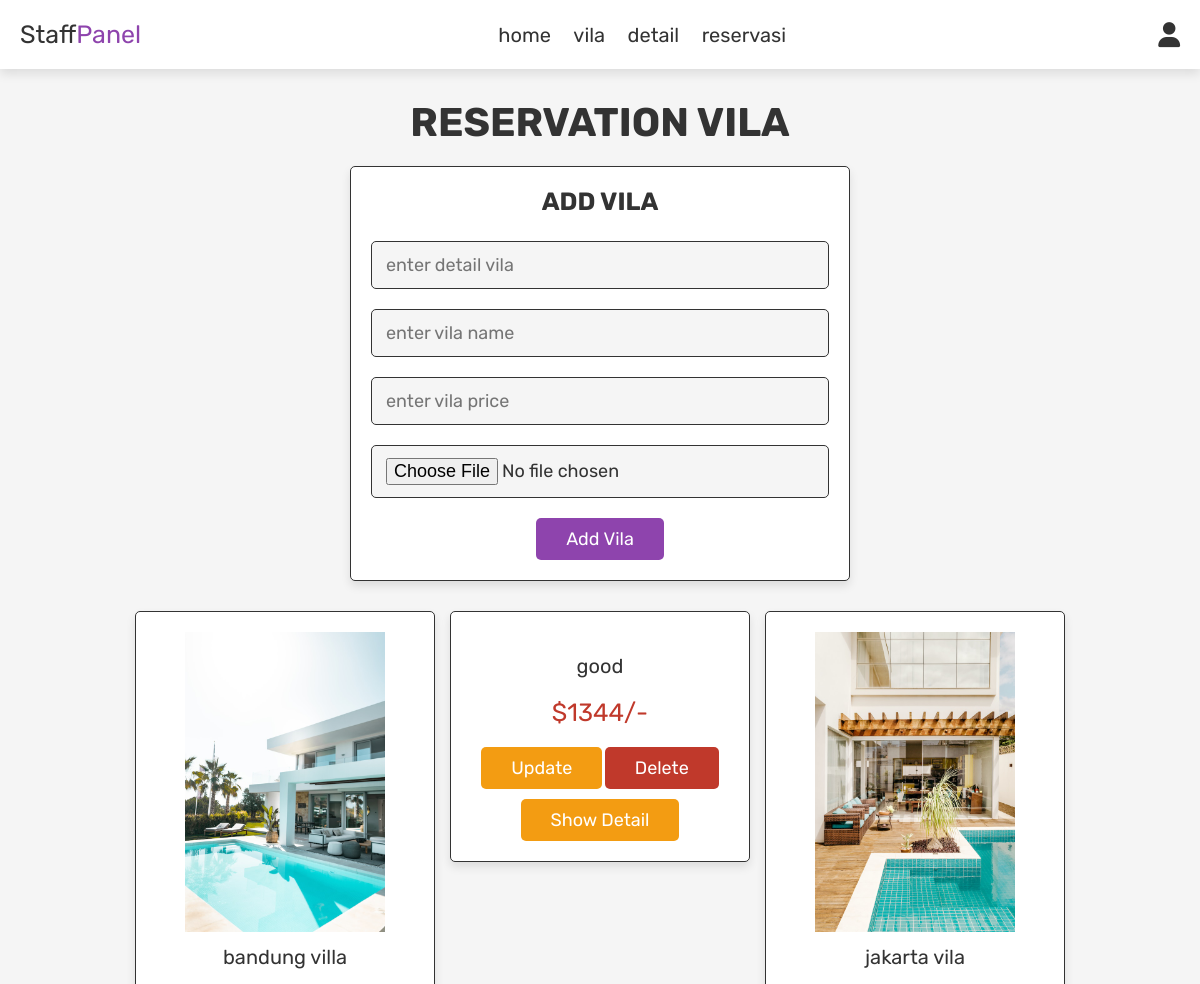
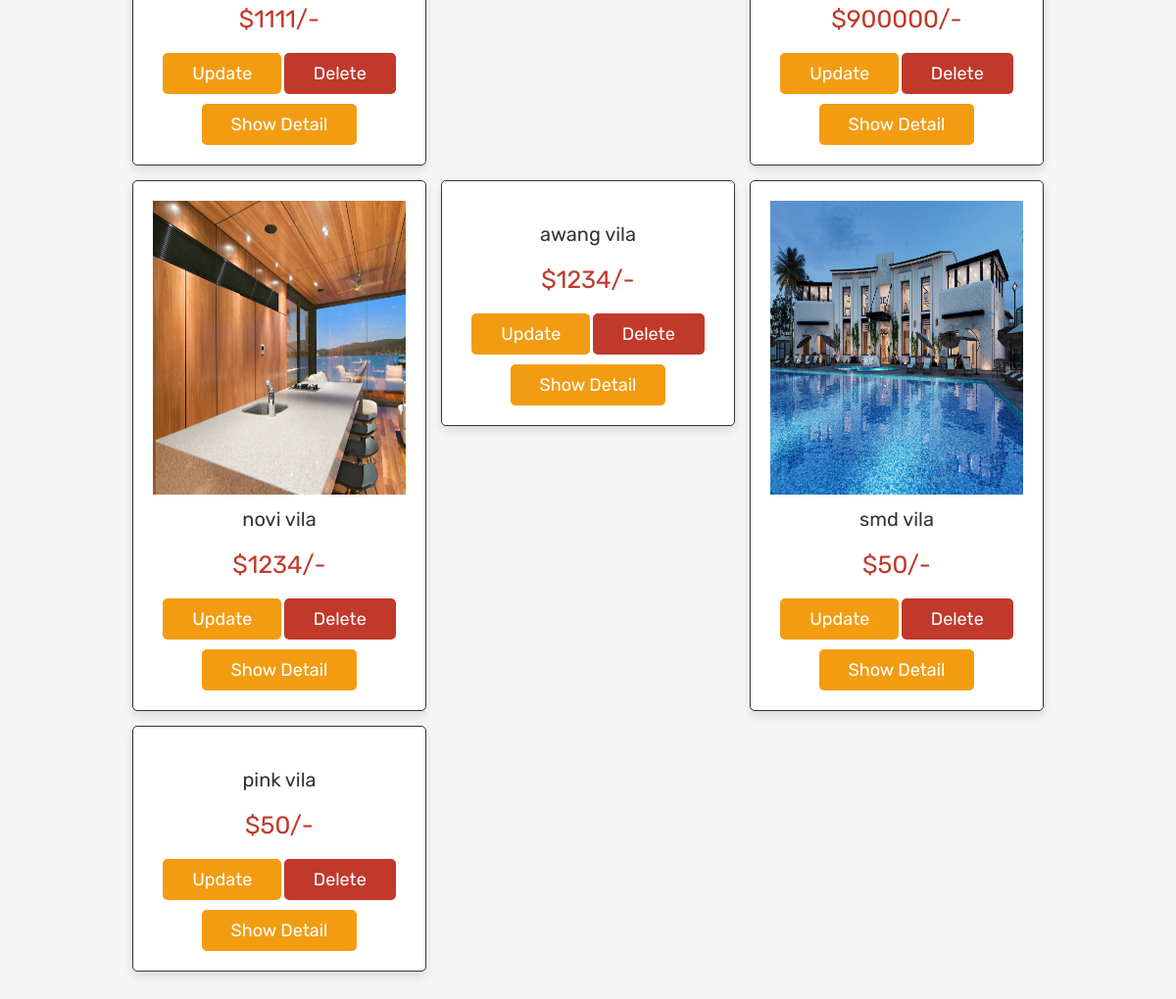
Page /staff_products.php (signed in) on the committed database (2 pictures, top to bottom).
### tables this page shows
CREATE TABLE `vila` (
  `id` int(100) NOT NULL,
  `id_detail` int(11) NOT NULL,
  `name` varchar(100) NOT NULL,
  `price` int(100) NOT NULL,
  `image` varchar(100) NOT NULL
);

### staff_products.php (the view, shortened to what this page needs)
<?php
include 'config.php';
?>
<!doctype html>
<html lang="en">
  <head>
   <link rel="stylesheet" href="https://cdnjs.cloudflare.com/ajax/libs/font-awesome/6.0.0/css/all.min.css">
   <link rel="stylesheet" href="css/admin1.css">
   <link rel="stylesheet" href="css/staff_detail1.css">
</head>
<body>
<?php include 'staff_header.php'; ?>
<section class="add-products">
   <h1 class="title">reservation vila</h1>
   <form action="" method="post" enctype="multipart/form-data">
      <h3>add vila</h3>
      <input type="number" min="0" name="id_detail" class="box" placeholder="enter detail vila" required>
      <input type="text" name="name" class="box" placeholder="enter vila name" required>
      <input type="number" min="0" name="price" class="box" placeholder="enter vila price" required>
      <input type="file" name="image" accept="image/jpg, image/jpeg, image/png" class="box" required>
      <input type="submit" value="add vila" name="add_vila" class="btn">
   </form>
</section>
<section class="show-products">
   <div class="box-container">
      <?php
         $select_vila = mysqli_query($conn, "SELECT * FROM `vila`") or die('query failed');
         if(mysqli_num_rows($select_vila) > 0){
            while($fetch_vila = mysqli_fetch_assoc($select_vila)){
      ?>
      <div class="box">
         <img src="uploaded_img/<?php echo $fetch_vila['image']; ?>" alt="" class="product-image">
         <div class="name"><?php echo $fetch_vila['name']; ?></div>
         <div class="price">$<?php echo $fetch_vila['price']; ?>/-</div>
         <a href="staff_products.php?update=<?php echo $fetch_vila['id']; ?>" class="option-btn">update</a>
         <a href="staff_products.php?delete=<?php echo $fetch_vila['id']; ?>" class="delete-btn" onclick="return confirm('delete this vila?');">delete</a>
         <a href="staff_products.php?detail=<?php echo $fetch_vila['id_detail']; ?>" class="option-btn">show detail</a>
      </div>
      <?php
         }
      }else{
         echo '<p class="empty">no vila added yet!</p>';
      }
      ?>
   </div>
</section>
</body>
</html>

### staff_header.php (shortened to what this page needs)
<header class="header">
   <div class="flex">
      <a href="admin_page.php" class="logo">Staff<span>Panel</span></a>
      <nav class="navbar">
         <a href="staff_home.php">home</a>
         <a href="staff_products.php">vila</a>
         <a href="staff_detail.php">detail</a>
         <a href="staff_orders.php">reservasi</a>
      </nav>
      <div class="icons">
         <div id="user-btn" class="fas fa-user"></div>
      </div>
   </div>
</header>

### css/admin1.css (style rules this page uses)
:root { --purple:#8e44ad; --red:#c0392b; --orange:#f39c12; --black:#333; --white:#fff; --light-color:#666; --light-white:#ccc; --light-bg:#f5f5f5; --border:.1rem solid var(--black); --box-shadow:0 .5rem 1rem rgba(0,0,0,.1); }
* { font-family: 'Rubik', sans-serif; margin:0; padding:0; box-sizing: border-box; outline: none; border:none; text-decoration: none; transition:all .2s linear; }
html { font-size: 62.5%; overflow-x: hidden; }
body { background-color: var(--light-bg); }
section { padding:3rem 2rem; }
.title { text-align: center; margin-bottom: 2rem; text-transform: uppercase; color:var(--black); font-size: 4rem; }
.btn, .option-btn, .delete-btn, .white-btn { display: inline-block; margin-top: 1rem; padding:1rem 3rem; cursor: pointer; color:var(--white); font-size: 1.8rem; border-radius: .5rem; text-transform: capitalize; }
.white-btn, .btn { background-color: var(--purple); }
.option-btn { background-color: var(--orange); }
.delete-btn { background-color: var(--red); }
.header { position: sticky; top:0; left:0; right:0; z-index: 1000; background-color: var(--white); box-shadow: var(--box-shadow); }
.header .flex { display: flex; align-items: center; padding:2rem; justify-content: space-between; position: relative; max-width: 1200px; margin:0 auto; }
.header .flex .logo { font-size: 2.5rem; color:var(--black); }
.header .flex .logo span { color:var(--purple); }
.header .flex .navbar a { margin:0 1rem; font-size: 2rem; color:var(--black); }
.header .flex .icons div { margin-left: 1.5rem; font-size: 2.5rem; cursor: pointer; color:var(--black); }
.add-products form { background-color: var(--white); border-radius: .5rem; padding:2rem; text-align: center; box-shadow: var(--box-shadow); border:var(--border); max-width: 50rem; margin:0 auto; }
.add-products form h3 { font-size: 2.5rem; text-transform: uppercase; color:var(--black); margin-bottom: 1.5rem; }
.add-products form .box { width: 100%; background-color: var(--light-bg); border-radius: .5rem; margin:1rem 0; padding:1.2rem 1.4rem; color:var(--black); font-size: 1.8rem; border:var(--border); }
.show-products .box-container { display: grid; grid-template-columns: repeat(auto-fit, 30rem); justify-content: center; gap:1.5rem; max-width: 1200px; margin:0 auto; align-items: flex-start; }
.show-products { padding-top: 0; }
.show-products .box-container .box { text-align: center; padding:2rem; border-radius: .5rem; border:var(--border); box-shadow: var(--box-shadow); background-color: var(--white); }
.show-products .box-container .box img { height: 30rem; }
.show-products .box-container .box .name { padding:1rem 0; font-size: 2rem; color:var(--black); }
.show-products .box-container .box .price { padding:1rem 0; font-size: 2.5rem; color:var(--red); }

### staff_products.php (style rules this page uses)
.product-image { max-width: 100%; height: auto; }

### rows in the picture
vila: image (picture), name "bandung villa", price "1111"
vila: name "good", price "1344"
vila: image (picture), name "jakarta vila", price "900000"
vila: image (picture), name "novi vila", price "1234"
vila: name "awang vila", price "1234"
vila: image (picture), name "smd vila", price "50"
vila: name "pink vila", price "50"
